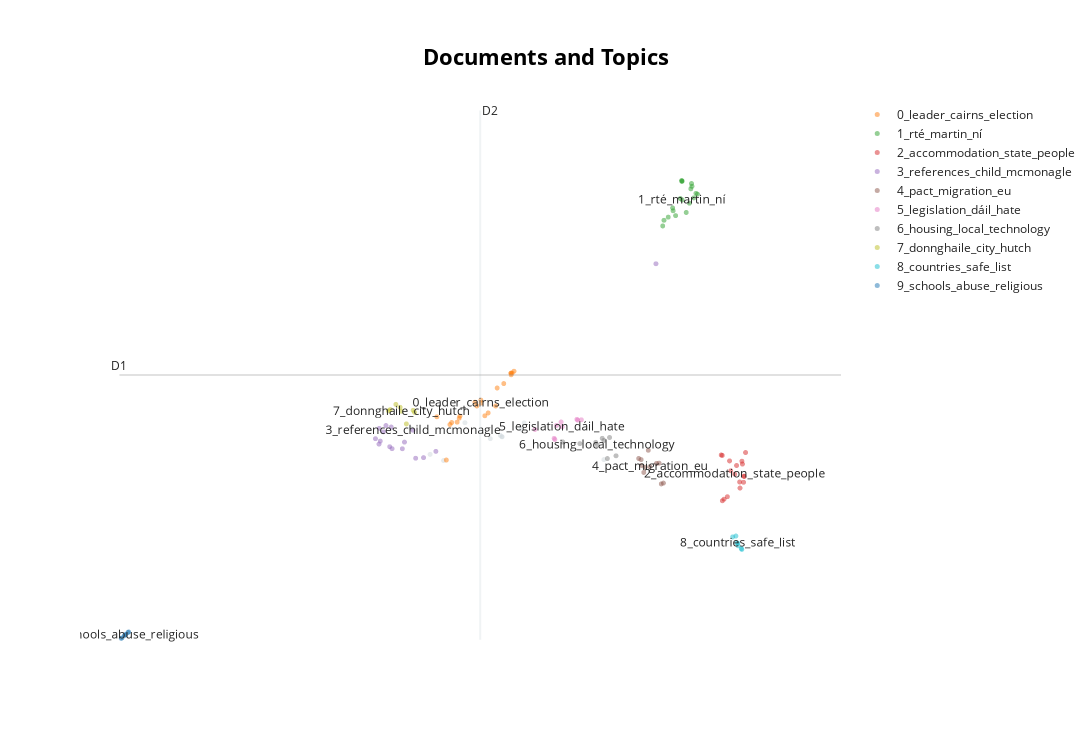

Notebook cell for this chart:
### Code cell
reduced_embeddings = UMAP(n_neighbors=4, n_components=2, min_dist=0.0, metric='cosine').fit_transform(embeddings)
topic_model.visualize_documents(docs, reduced_embeddings=reduced_embeddings, hide_document_hover=True)

### Figure 1 — Plotly figure (JSON) as saved in the notebook; plotly's stock layout.template omitted (floating-point values rounded to 4 significant figures)
{"data": [{"hoverinfo": "text", "marker": {"color": "#CFD8DC", "opacity": 0.5, "size": 5}, "mode": "markers+text", "name": "other", "showlegend": false, "type": "scattergl", "x": [12.33, 10.35, 8.867, 9.794, 10.27, 7.517, 7.999, 9.748, 8.334, 9.788, 9.5], "y": [5.126, 6.126, 6.133, 5.747, 5.96, 5.972, 5.269, 5.788, 5.101, 5.753, 5.697]}, {"hoverinfo": "text", "marker": {"opacity": 0.5, "size": 5}, "mode": "markers+text", "name": "0_leader_cairns_election", "text": ["", "", "", "", "", "", "", "", "", "", "", "", "", "", "", "", "", "", "", "", "0_leader_cairns_election"], "textfont": {"size": 12}, "type": "scattergl", "x": [9.836, 8.403, 10.04, 8.167, 9.446, 10.02, 9.632, 8.742, 8.494, 9.67, 8.672, 9.364, 8.536, 10.02, 9.264, 8.725, 10.09, 10.02, 9.163, 9.118, 9.271], "y": [7.2, 5.114, 7.486, 6.293, 6.399, 7.485, 6.589, 6.313, 6.083, 7.079, 6.146, 6.322, 6.138, 7.439, 6.749, 6.258, 7.537, 7.483, 6.59, 6.692, 6.67]}, {"hoverinfo": "text", "marker": {"opacity": 0.5, "size": 5}, "mode": "markers+text", "name": "1_rté_martin_ní", "text": ["", "", "", "", "", "", "", "", "", "", "", "", "", "", "", "", "", "", "1_rté_martin_ní"], "textfont": {"size": 12}, "type": "scattergl", "x": [14.29, 13.8, 14.27, 14.28, 14.47, 14.5, 14.24, 14.12, 14.53, 14.05, 14.63, 14.52, 13.83, 14.57, 13.94, 14.39, 14.06, 14.67, 14.29], "y": [12.73, 11.5, 12.74, 12.72, 12.12, 12.51, 12.25, 11.78, 12.58, 11.99, 12.39, 12.66, 11.66, 12.27, 11.74, 11.87, 11.91, 12.37, 12.21]}, {"hoverinfo": "text", "marker": {"opacity": 0.5, "size": 5}, "mode": "markers+text", "name": "2_accommodation_state_people", "text": ["", "", "", "", "", "", "", "", "", "", "", "", "", "", "", "", "2_accommodation_state_people"], "textfont": {"size": 12}, "type": "scattergl", "x": [15.29, 15.47, 15.83, 15.41, 15.33, 15.82, 15.29, 15.82, 15.79, 15.72, 15.87, 15.77, 15.73, 15.64, 15.5, 15.26, 15.6], "y": [5.241, 5.09, 4.666, 4.113, 4.046, 4.508, 4.003, 4.675, 5.004, 4.515, 5.319, 5.083, 4.35, 4.965, 4.822, 5.252, 4.728]}, {"hoverinfo": "text", "marker": {"opacity": 0.5, "size": 5}, "mode": "markers+text", "name": "3_references_child_mcmonagle", "text": ["", "", "", "", "", "", "", "", "", "", "", "", "", "", "", "3_references_child_mcmonagle"], "textfont": {"size": 12}, "type": "scattergl", "x": [8.142, 7.359, 6.833, 6.756, 7.638, 7.306, 7.835, 6.731, 7.028, 6.724, 6.635, 7.049, 6.991, 13.63, 6.897, 7.57], "y": [5.351, 5.604, 5.883, 5.631, 5.164, 5.422, 5.18, 5.978, 6.014, 5.549, 5.697, 5.425, 5.477, 10.47, 6.055, 5.927]}, {"hoverinfo": "text", "marker": {"opacity": 0.5, "size": 5}, "mode": "markers+text", "name": "4_pact_migration_eu", "text": ["", "", "", "", "", "", "", "", "", "", "4_pact_migration_eu"], "textfont": {"size": 12}, "type": "scattergl", "x": [13.64, 13.2, 13.36, 13.33, 13.27, 13.82, 13.26, 13.44, 13.76, 13.71, 13.48], "y": [5.02, 5.157, 4.919, 4.776, 4.968, 4.485, 5.126, 5.38, 4.463, 5.029, 4.932]}, {"hoverinfo": "text", "marker": {"opacity": 0.5, "size": 5}, "mode": "markers+text", "name": "5_legislation_dáil_hate", "text": ["", "", "", "", "", "", "", "", "5_legislation_dáil_hate"], "textfont": {"size": 12}, "type": "scattergl", "x": [11.77, 11.15, 11.11, 11.66, 10.61, 11.27, 11.09, 11.68, 11.29], "y": [6.212, 6.059, 5.673, 6.224, 5.947, 6.152, 5.707, 6.202, 6.022]}, {"hoverinfo": "text", "marker": {"opacity": 0.5, "size": 5}, "mode": "markers+text", "name": "6_housing_local_technology", "text": ["", "", "", "", "", "", "", "", "6_housing_local_technology"], "textfont": {"size": 12}, "type": "scattergl", "x": [11.73, 12.33, 11.31, 12.29, 12.47, 12.13, 12.64, 12.42, 12.17], "y": [5.562, 5.648, 5.608, 5.707, 5.729, 5.598, 5.229, 5.154, 5.529]}, {"hoverinfo": "text", "marker": {"opacity": 0.5, "size": 5}, "mode": "markers+text", "name": "7_donnghaile_city_hutch", "text": ["", "", "", "", "", "", "", "7_donnghaile_city_hutch"], "textfont": {"size": 12}, "type": "scattergl", "x": [7.25, 7.407, 7.144, 7.006, 7.611, 7.576, 6.959, 7.279], "y": [6.553, 6.099, 6.632, 6.49, 6.414, 6.471, 6.457, 6.445]}, {"hoverinfo": "text", "marker": {"opacity": 0.5, "size": 5}, "mode": "markers+text", "name": "8_countries_safe_list", "text": ["", "", "", "", "", "", "8_countries_safe_list"], "textfont": {"size": 12}, "type": "scattergl", "x": [15.77, 15.62, 15.65, 15.54, 15.76, 15.68, 15.67], "y": [2.676, 3.04, 2.855, 3.017, 2.701, 2.774, 2.844]}, {"hoverinfo": "text", "marker": {"opacity": 0.5, "size": 5}, "mode": "markers+text", "name": "9_schools_abuse_religious", "text": ["", "", "", "", "", "", "9_schools_abuse_religious"], "textfont": {"size": 12}, "type": "scattergl", "x": [0.4797, 0.4058, 0.3768, 0.4632, 0.2946, 0.314, 0.389], "y": [0.423, 0.354, 0.3305, 0.4104, 0.2482, 0.2648, 0.3385]}], "layout": {"annotations": [{"showarrow": false, "text": "D1", "x": 0.2504, "y": 7.431, "yshift": 10}, {"showarrow": false, "text": "D2", "x": 9.248, "xshift": 10, "y": 14.65}], "height": 750, "shapes": [{"line": {"color": "#CFD8DC", "width": 2}, "type": "line", "x0": 9.248, "x1": 9.248, "y0": 0.211, "y1": 14.65}, {"line": {"color": "#9E9E9E", "width": 2}, "type": "line", "x0": 0.2504, "x1": 18.25, "y0": 7.431, "y1": 7.431}], "title": {"font": {"color": "Black", "size": 22}, "text": "<b>Documents and Topics</b>", "x": 0.5, "xanchor": "center", "yanchor": "top"}, "width": 1200, "xaxis": {"visible": false}, "yaxis": {"visible": false}}}
